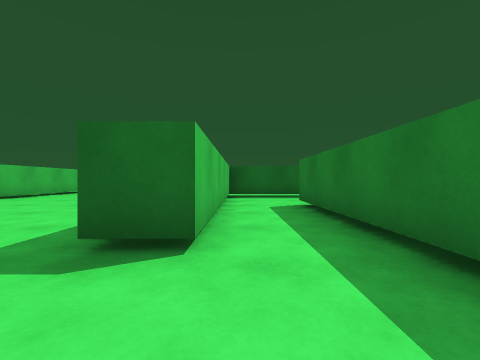
view 1 (above)

18 first-person views from a walk through a 3-D level made in the Unity game engine. The camera is 0.62 m above the floor, looks level and sees 90° across. The floor is counted in squares, 1 m on a side. Each view is taken from the middle of a square. On the plan, view 1 faces up. The plan holds only what a view shows up to about 9 squares ahead; the rest is blank. The player is left out.

view 2
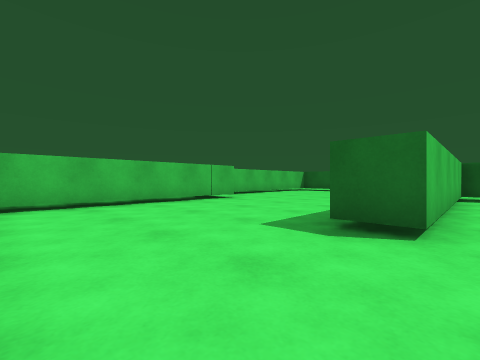

view 3
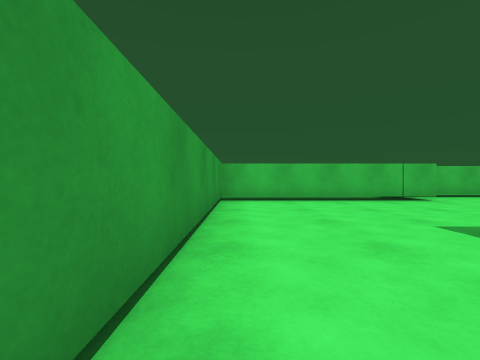

view 4
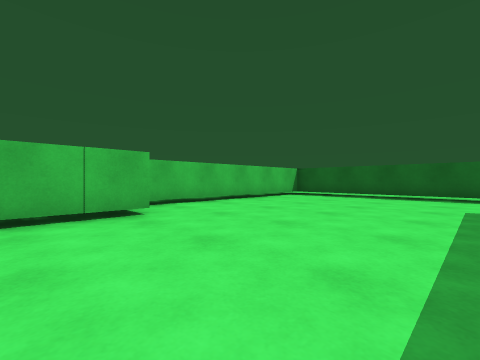

view 5
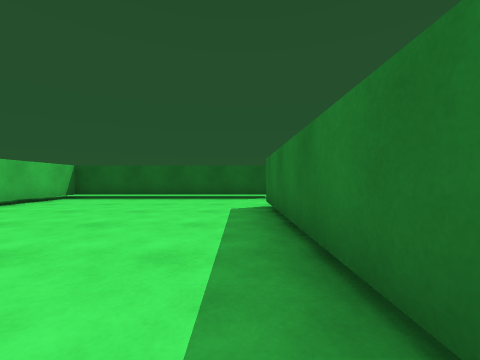

view 6
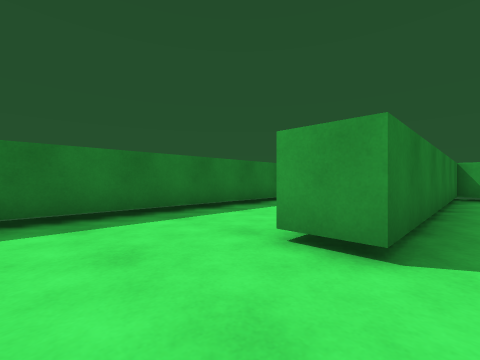

view 7
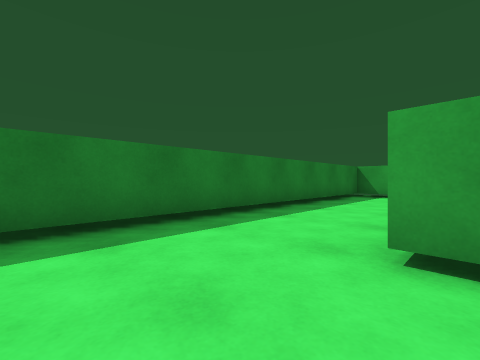

view 8
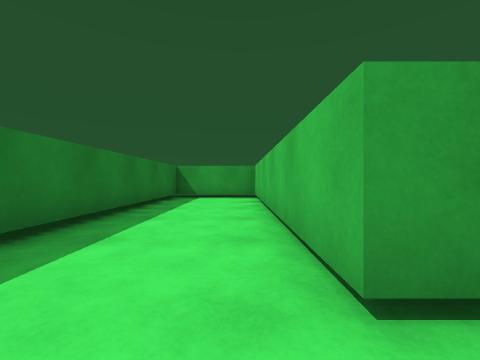

view 9
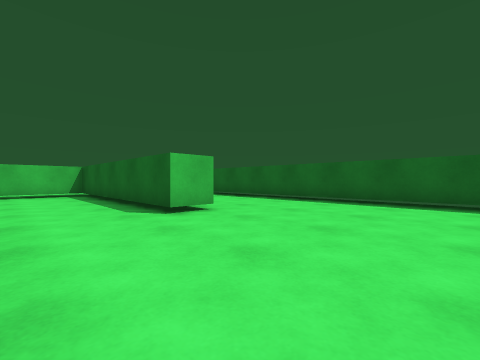

view 10
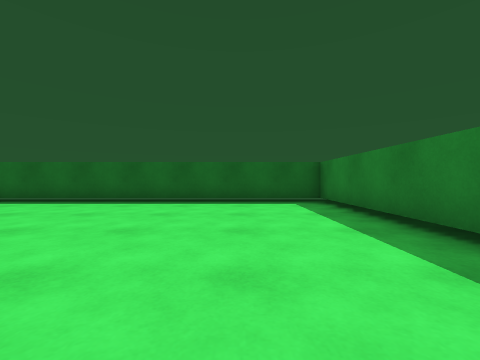

view 11
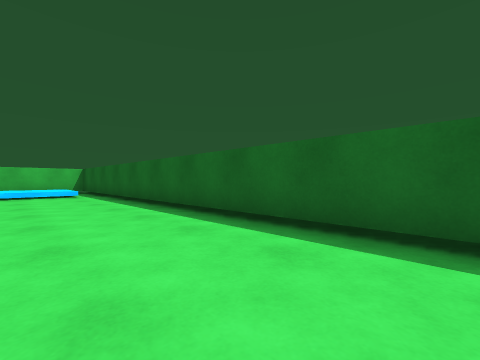

view 12
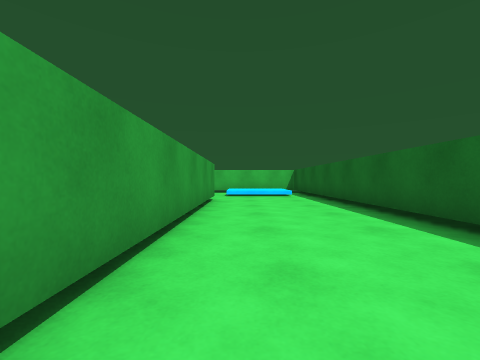

view 13
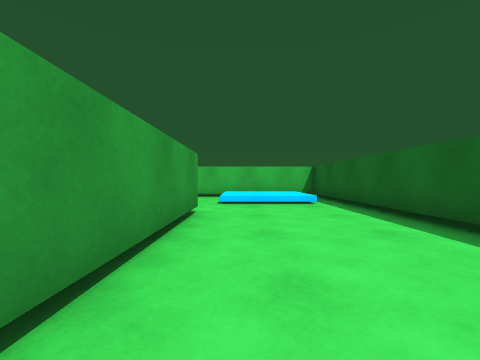

view 14
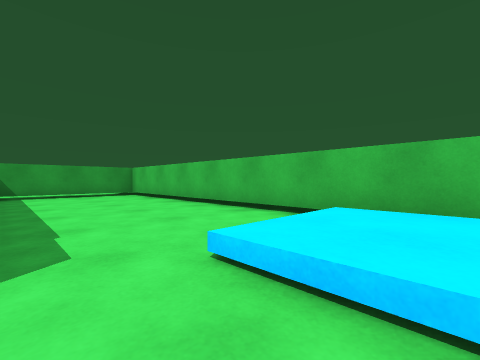

view 15
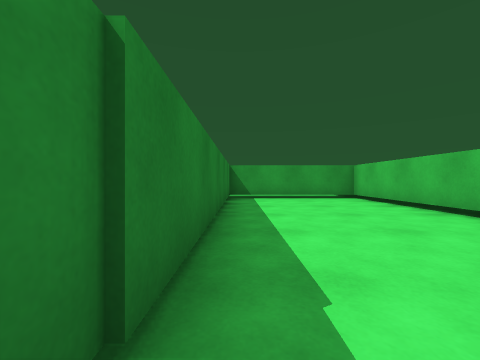

view 16
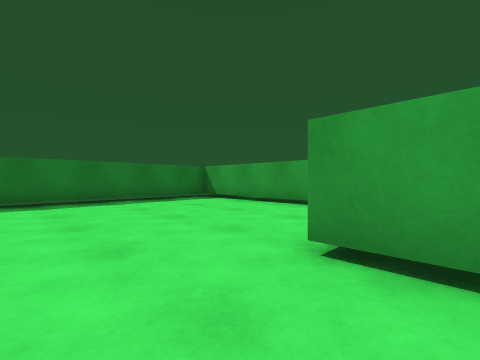

view 17
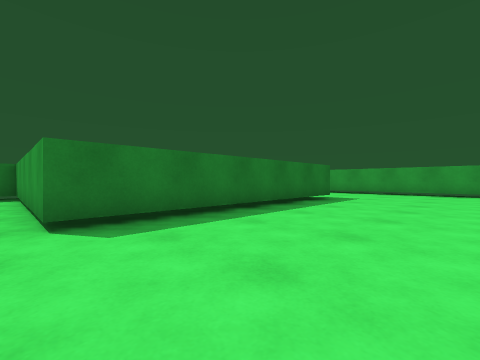

view 18
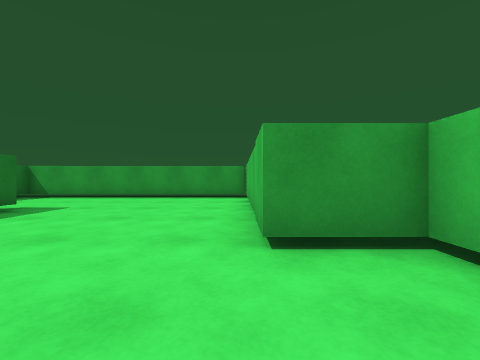

### Floor plan
Key: @ floor where view 1 was taken; # wall or solid block; x gap in a wall; . floor; ^ raised ledge.
Columns run from 13 left of view 1 to 5 right of it. Each row starts with its distance up from view 1.
 17 ###################
 16 #^^x..............#
 15 #^^^..............#
 14 #^^^..............#
 13 #....########.....#
 12 #....########.....#
 11 #....#............#
 10 #....#............#
  9 #....#......#######
  8 #....#......#.....#
  7 #....#......#.....#
  6 #....#......#.....#
  5 #######.....#..#..#
  4       ##....#..#..#
  3        #....#..#..#
  2        #.......#..#
  1        #.......#..#
  0        #.....@.#..#
 -1        #.......#..#
 -2        ############

Where each view was taken, in squares from view 1:
view 1: 0 up, 0 right, facing up
view 2: 1 down, 0 right, facing up-left
view 3: 1 down, 1 right, facing left
view 4: 3 up, 2 left, facing up-left
view 5: 4 up, 2 left, facing up
view 6: 8 up, 1 right, facing down-right
view 7: 8 up, 2 right, facing down-right
view 8: 7 up, 3 right, facing down
view 9: 10 up, 3 right, facing up-left
view 10: 10 up, 3 right, facing up
view 11: 14 up, 0 right, facing up-left
view 12: 14 up, 1 left, facing left
view 13: 14 up, 4 left, facing left
view 14: 15 up, 9 left, facing down-left
view 15: 13 up, 9 left, facing down
view 16: 15 up, 2 left, facing down-right
view 17: 10 up, 5 left, facing down-right
view 18: 7 up, 6 left, facing down
